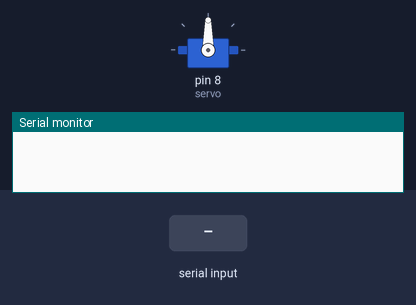
Bench run of a sketch on a simulated Arduino Uno, built with avr-gcc and run on an emulated ATmega328P. On the bench: servo, the last lines printed to the serial monitor. The test bench sets the inputs (shaded band).

Above: at 1.2 s.
1.3 s: "1" received over Serial
At 1.87 s:
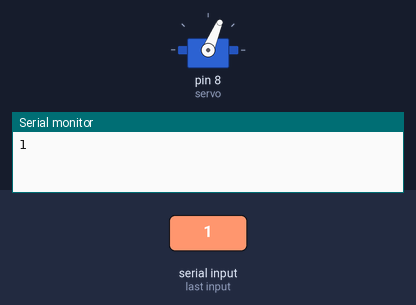
At 4.0 s:
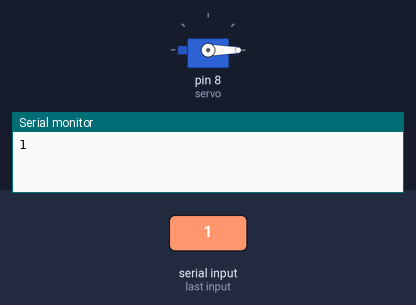
4.3 s: "Z" received over Serial
Timing chart, 0 to 7.3 s (numbered marks = the images above; inputs shaded):
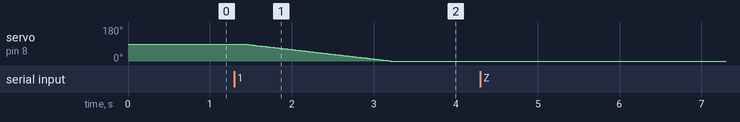

The sketch:

servo1.ino
```cpp
#include <Servo.h>

// Create servo object
Servo servo;

// Declare global variables
int angle = 90; // set the initial angle to 90 degrees
int speed = 20; // set the speed (delay value) to half of the normal speed

void setup() {
  // Attach servo object to pin
  servo.attach(8);
  // Initialize serial communication
  Serial.begin(9600);
}


void loop() {
  if (Serial.available() > 0) {
    char c = Serial.read();
    Serial.println(c);
    delay(100);

    if (c == '1') {
      if (angle == 90) {
        moveServo(0); // move the servo to 0 degrees
        angle = 0; // update the angle variable
      } else {
        moveServo(90); // move the servo to 90 degrees
        angle = 90; // update the angle variable
      }
    }
  }
}

void moveServo(int targetAngle) {
  if (angle < targetAngle) {
    for (int i = angle; i <= targetAngle; i++) {
      servo.write(i);
      delay(speed); // Adjust the delay based on the desired speed
    }
  } else if (angle > targetAngle) {
    for (int i = angle; i >= targetAngle; i--) {
      servo.write(i);
      delay(speed); // Adjust the delay based on the desired speed
    }
  }
}
```

Measured:
- after the input at 1.3 s, servo on pin 8 (servo): moves from 90° to 0° over 1.8 s, starting after 0.12 s
